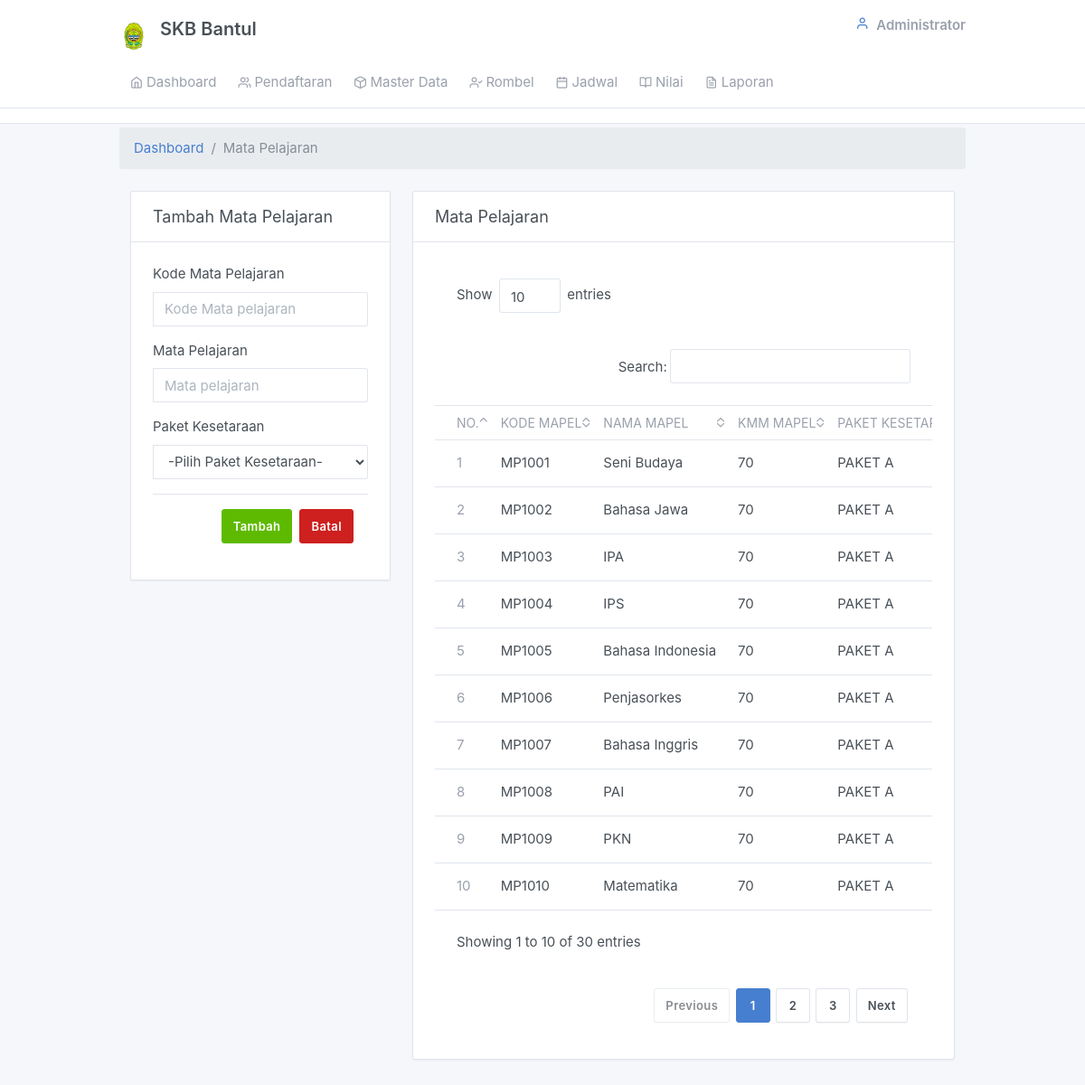
/admin/mapel.php, run on the app's committed database.
### tables this page shows
CREATE TABLE `tb_mapel` (
  `mapel_id` int(11) NOT NULL,
  `mapel_kode` char(10) NOT NULL,
  `mapel_nama` varchar(50) NOT NULL,
  `mapel_kkm` set('70') NOT NULL,
  `paket_id` int(11) NOT NULL
);

CREATE TABLE `tb_paket` (
  `paket_id` int(11) NOT NULL,
  `paket_nama` char(10) NOT NULL
);

### admin/mapel.php (the view, shortened to what this page needs)
<?php include_once "views/main.php";?>
<?php
switch ($_GET["act"]){
default:
?>
<div class="my-3 my-md-1">
  <div class="container">
          <ol class="breadcrumb">
            <li class="breadcrumb-item">
              <a href="../index.php">Dashboard</a>
            </li>
            <li class="breadcrumb-item active">Mata Pelajaran</li>
          </ol>
          <div class="my-3 my-md-5">
          <div class="container">
            <div class="row">
              <div class="col-lg-4">
                <div class="card">
                  <div class="card-header">
                    <h3 class="card-title">Tambah Mata Pelajaran</h3>
                  </div>
                  <div class="card-body">
                  <form action="?&act=save" enctype="multipart/form-data" method="post">
              <div class="form-group">
                <label>Kode Mata Pelajaran</label>
                  <div class="input-group">
                    <input name="kodemapel" type="text" class="form-control" onkeypress="" placeholder="Kode Mata pelajaran"/>
                  </div>
              </div>
              <div class="form-group">
                <label>Mata Pelajaran</label>
                  <div class="input-group">
                    <input name="mapel" type="text" class="form-control" onkeypress="" placeholder="Mata pelajaran"/>
                  </div>
              </div>
              <div class="form-group">
                <label>Paket Kesetaraan</label>
                  <div class="input-group">
                    <select name="paket_kesetaraan" class="form-control">
                      <option selected value="">-Pilih Paket Kesetaraan-</option>
                    </select>
                  </div>
              </div>
              <div class="modal-footer">
                <button class="btn btn-success" type="submit">
                  Tambah
                </button>
                <button type="reset" class="btn btn-danger" onClick="window.location.href='mapel.php';">
                  Batal
                </button>
              </div>
            </form>
          </div>
        </div>
      </div>
      <div class="col-lg-8">
                <form class="card">
                <div class="card-header">
                    <h3 class="card-title">Mata Pelajaran</h3>
                  </div>
                  <div class="card-body">
          <div class="table-responsive">
            <table class="table card-table table-vcenter text-nowrap datatable">
              <thead>
                <tr>
                  <th class="w-2">No.</th>
                  <th>Kode Mapel</th>
                  <th>Nama Mapel</th>
                  <th>KMM Mapel</th>
                  <th>Paket Kesetaraan</th>
                </tr>
              </thead>
              <tbody>
              <?php
              $sql=mysqli_query($connect,"SELECT tb_mapel.mapel_id, tb_mapel.mapel_kode, tb_mapel.mapel_nama, tb_mapel.mapel_kkm, tb_mapel.paket_id, tb_paket.paket_nama FROM tb_mapel LEFT JOIN tb_paket ON tb_paket.paket_id=tb_mapel.paket_id ");
              $no=1;
              while($h=mysqli_fetch_array($sql)){ ?>
                <tr>
                  <td><span class="text-muted"><?php echo $no;?></span></td>
                  <td><?php echo $h['mapel_kode'];?></td>
                  <td><?php echo $h['mapel_nama'];?></td>
                  <td><?php echo $h['mapel_kkm'];?></td>
                  <td><?php echo $h['paket_nama'];?></td>
                </tr>
              <?php $no++; } ?>
              </tbody>
            </table>
          </div>
        </div>
      </div>
    </div>
  </div>
<?php
break;
?>
<?php
}
?>

### data on the page
tb_mapel: mapel_kode "MP1001", mapel_nama "Seni Budaya", mapel_kkm "70", paket.paket_nama "PAKET A"
tb_mapel: mapel_kode "MP1002", mapel_nama "Bahasa Jawa", mapel_kkm "70", paket.paket_nama "PAKET A"
tb_mapel: mapel_kode "MP1003", mapel_nama "IPA", mapel_kkm "70", paket.paket_nama "PAKET A"
tb_mapel: mapel_kode "MP1004", mapel_nama "IPS", mapel_kkm "70", paket.paket_nama "PAKET A"
tb_mapel: mapel_kode "MP1005", mapel_nama "Bahasa Indonesia", mapel_kkm "70", paket.paket_nama "PAKET A"
tb_mapel: mapel_kode "MP1006", mapel_nama "Penjasorkes", mapel_kkm "70", paket.paket_nama "PAKET A"
tb_mapel: mapel_kode "MP1007", mapel_nama "Bahasa Inggris", mapel_kkm "70", paket.paket_nama "PAKET A"
tb_mapel: mapel_kode "MP1008", mapel_nama "PAI", mapel_kkm "70", paket.paket_nama "PAKET A"
tb_mapel: mapel_kode "MP1009", mapel_nama "PKN", mapel_kkm "70", paket.paket_nama "PAKET A"
tb_mapel: mapel_kode "MP1010", mapel_nama "Matematika", mapel_kkm "70", paket.paket_nama "PAKET A"
